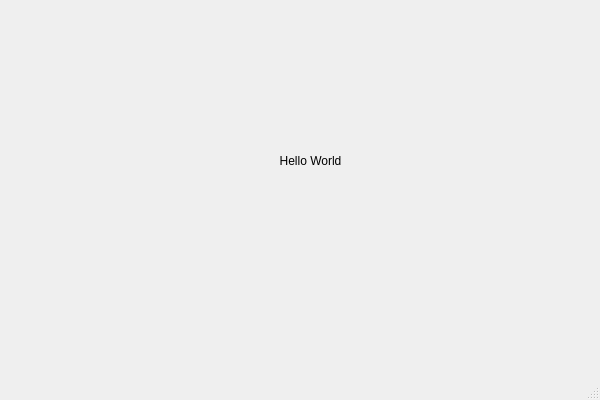
<?xml version="1.0" encoding="UTF-8"?>
<ui version="4.0">
 <class>MainWindow</class>
 <widget class="QMainWindow" name="MainWindow">
  <property name="geometry">
   <rect>
    <x>0</x>
    <y>0</y>
    <width>600</width>
    <height>400</height>
   </rect>
  </property>
  <property name="windowTitle">
   <string>MainWindow</string>
  </property>
  <widget class="QWidget" name="centralwidget">
   <widget class="QLabel" name="label">
    <property name="geometry">
     <rect>
      <x>270</x>
      <y>150</y>
      <width>81</width>
      <height>21</height>
     </rect>
    </property>
    <property name="text">
     <string>Hello World</string>
    </property>
    <property name="alignment">
     <set>Qt::AlignCenter</set>
    </property>
   </widget>
  </widget>
  <widget class="QMenuBar" name="menubar">
   <property name="geometry">
    <rect>
     <x>0</x>
     <y>0</y>
     <width>600</width>
     <height>22</height>
    </rect>
   </property>
  </widget>
  <widget class="QStatusBar" name="statusbar"/>
 </widget>
 <resources/>
 <connections/>
</ui>
